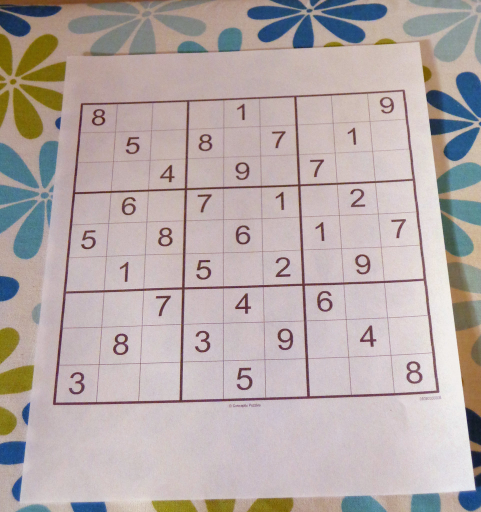
#> input picture test/6978422072_33ac92fe1a_b.jpg, 962 x 1024 px (shown at 1/2 size); its folder holds only this picture in this run
$ python main.py
#> lines starting #> are read from the running program, lines starting #| are printed output that depends on the picture
### FuncHough.py
import cv2
import numpy as np

def Hough_lines(img):
    if (img.__class__ == np.ndarray):
        img = cv2.Canny(img, 100, 200)
        image_shape = img.shape
        height = image_shape[0]
        width = image_shape[1]
        r_l= int(np.sqrt(height**2+ width**2))#Max lenght from (0,0)
        line_length=r_l/5#threshold
        accumulator = np.zeros((180, r_l), dtype=int)
        thetas=np.arange(0, 180)
        # need to create 2d array so I can use np.vstack() later
        lines = np.array([[0, 0], [0, 0]])
        # create cos an sin array
        cos_t= np.cos(np.deg2rad(thetas))
        sin_t= np.sin(np.deg2rad(thetas))

        # look for every pixel
        for y in range(height):
            for x in range(width):
                # if pixel is White (possible part of a line)
                if img[y][x] == 255:
                    # try all angles (if you need more precise just decrease step)
                    for theta in range(0, 180):
                        p = int(x *cos_t[theta] + y *sin_t[theta]) #let the lenght be naturale
                        accumulator[theta][p] += 1
                        # Check if it looks like line and if it's not in a list
                        if (accumulator[theta][p] > line_length) and ((p not in lines[:, 0]) or (theta not in lines[:, 1])):
                            lines = np.vstack((lines, np.array([p, theta])))
        # clean two first zeros
        lines = np.delete(lines, [0, 1], axis=0)
        return lines
    else:
        return None
def drawLines(img,lines):
    if(img.__class__==np.ndarray):
        for i in range(len(lines)):
            a=np.cos(np.deg2rad(lines[i][1]))
            b = np.sin(np.deg2rad(lines[i][1]))
            x0 = a*lines[i][0]
            y0 = b*lines[i][0]
            x1 = int(x0 + 1000*(-b))
            y1 = int(y0 + 1000*(a))
            x2 = int(x0 + 1000*(b))
            y2 = int(y0 + 1000*(-a))
            cv2.line(img,(x1,y1),(x2,y2),(255,0,0),1)
    else:
        return None

### main.py
from FuncHough import *
import os


def main():
    BASE_DIR = os.path.dirname(os.path.abspath(__file__))
    TestIm=BASE_DIR
    TestIm= os.path.join(TestIm,"test")
    for root,dirs,files in os.walk(TestIm):
        for file in files:
            if file.endswith("png") or file.endswith("jpg"):
                path = os.path.join(root,file)
                img = cv2.imread(path)
#> img is the input picture: shape (1024, 962, 3); mean B, G, R 168.4, 169.9, 181.5
                lines=Hough_lines(img)
#> in Hough_lines, `img = cv2.Canny(img, 100, 200)`:
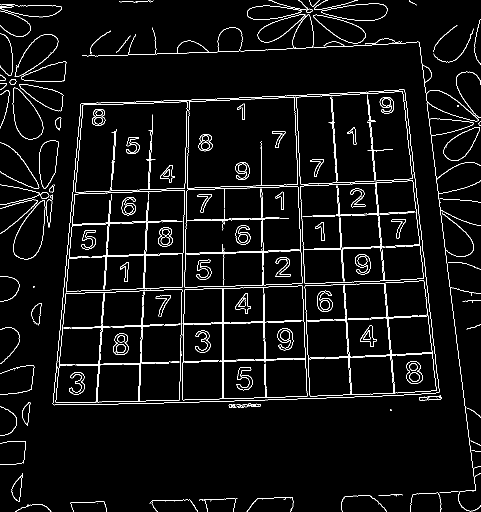
#> img: shape (1024, 962) (shown at 1/2 size); 4.1% white in thin lines or dots
#> after the loop in Hough_lines, `for y in range(height):`:
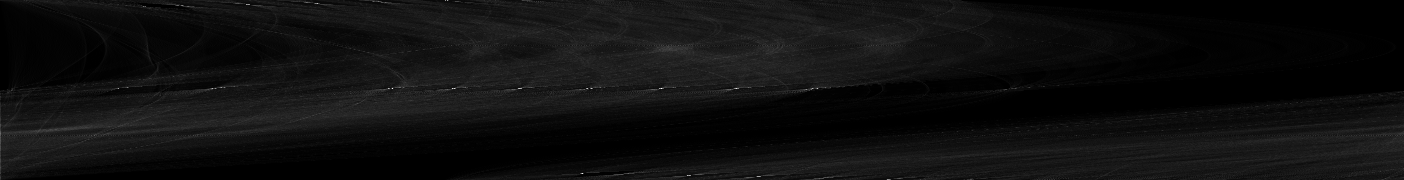
#> accumulator: shape (180, 1404) int64; min 0, max 465, mean 28.8; drawn with min black and max white
#> lines = 27 pairs, first value -822 to 817, second value 0 to 176
                lineImag=img.copy()
                drawLines(lineImag,lines)
#> the loop in drawLines, `for i in range(len(lines)):` made 27 passes
#> (a, b, x0, y0, x1, y1, x2, y2) on passes 1 to 12: (0.0349, 0.999, 4.12, 117.9, -995, 152, 1003, 83), (0.0349, 0.999, 7.4, 211.9, -991, 246, 1006, 176), (0.0349, 0.999, 13.54, 387.8, -985, 422, 1012, 352), (0.0349, 0.999, 13.68, 391.8, -985, 426, 1013, 356), (0.0349, 0.999, 15.77, 451.7, -983, 486, 1015, 416), (0.0349, 0.999, 15.84, 453.7, -983, 488, 1015, 418), (-0.993, 0.122, 815.9, -100.2, 694, -1092, 937, 892), (0.0349, 0.999, 18.11, 518.7, -981, 553, 1017, 483), (0.0349, 0.999, 18.18, 520.7, -981, 555, 1017, 485), (0.0349, 0.999, 18.08, 517.7, -981, 552, 1017, 482), (0.0349, 0.999, 18.15, 519.7, -981, 554, 1017, 484), (0.0349, 0.999, 20.49, 586.6, -978, 621, 1019, 551)
#> after the loop in drawLines, `for i in range(len(lines)):`:
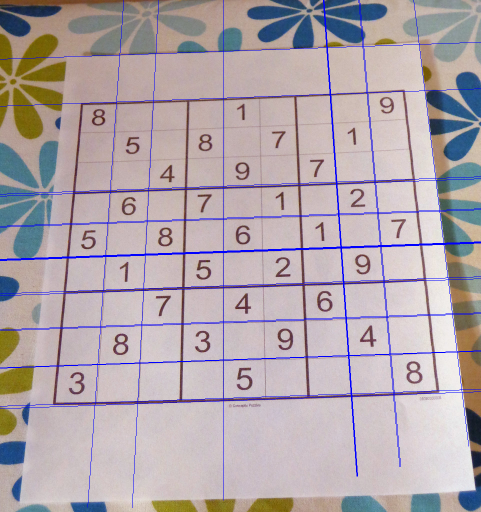
#> img: shape (1024, 962, 3) (shown at 1/2 size); mean B, G, R 170.9, 165.7, 176.8
                compare=np.concatenate((lineImag, img), axis=1)#stick the before and after photos
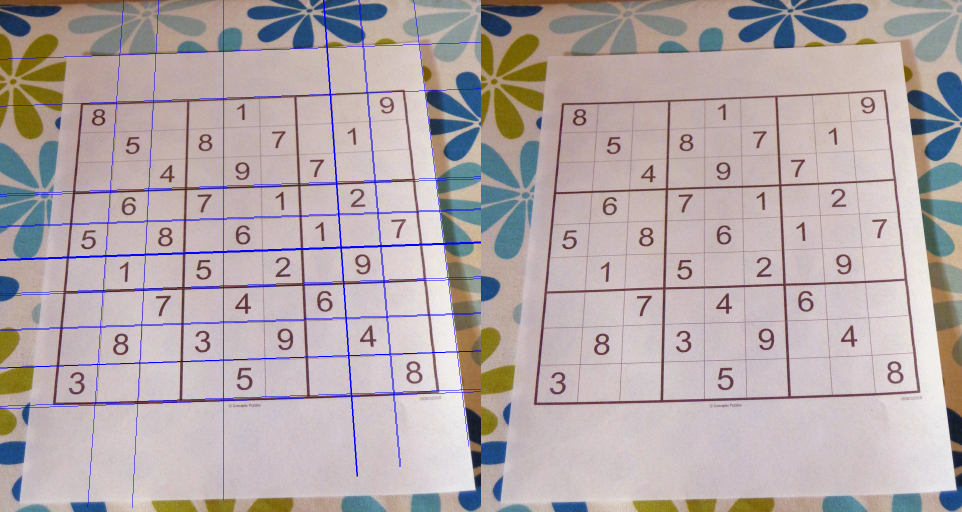
#> compare: shape (1024, 1924, 3) (shown at 1/2 size); mean B, G, R 169.7, 167.8, 179.2
                cv2.namedWindow('image', cv2.WINDOW_NORMAL)
                cv2.resizeWindow('image', 1500, 800)
                cv2.imshow('image', compare)
                cv2.waitKey(0)
    cv2.destroyAllWindows()
if __name__ == "__main__":
    main()
